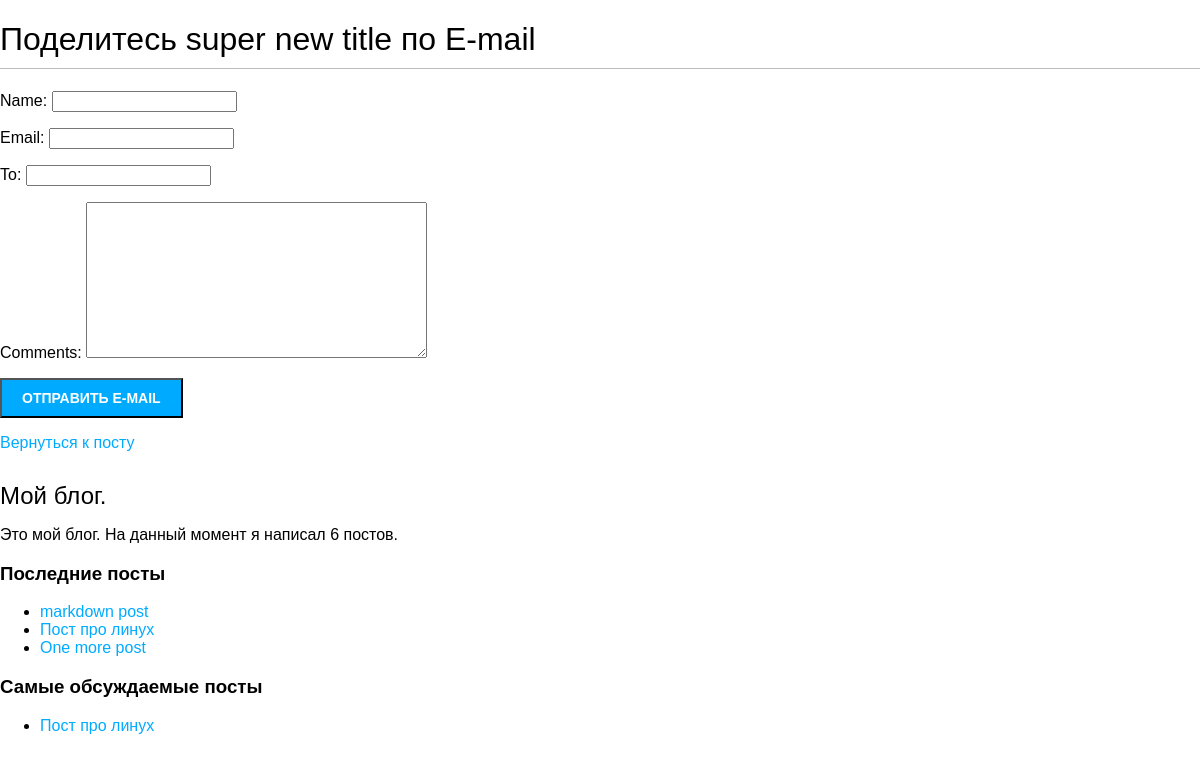
/blog/2/share/, run on the app's committed database.
### blog/models.py (models this page shows, shortened)
class Post(models.Model):
    class Status(models.TextChoices):
        DRAFT = "DF", "Черновик"
        PUBLISHED = "PB", "Опубликовано"
    title = models.CharField(max_length=250)
    slug = models.SlugField(
        max_length=250,
        unique_for_date="publish"
    )
    author = models.ForeignKey(
        User,
        on_delete=models.CASCADE,
        related_name="blog_posts",
    )
    body = models.TextField()
    publish = models.DateTimeField(default=timezone.now)
    created = models.DateTimeField(auto_now_add=True)
    update = models.DateTimeField(auto_now=True)
    status = models.CharField(
        max_length=2, choices=Status.choices, default=Status.DRAFT
    )
    objects = models.Manager()
    published = PublishedManager()
    tags = TaggableManager()
    class Meta:
        ordering = ["-publish"]
        indexes = [models.Index(fields=["-publish"])]
    def get_absolute_url(self):
        return reverse("blog:post_detail",
        args=[
            self.publish.year, # pylint: disable=E1101:no-member
            self.publish.month,  # pylint: disable=E1101:no-member
            self.publish.day,  # pylint: disable=E1101:no-member
            self.slug,
        ])

### blog/views.py (the view)
# urls.py: path("<int:post_id>/share/", post_share, name="post_share"),
def post_share(request, post_id):
    post = get_object_or_404(Post, id=post_id, status=Post.Status.PUBLISHED)
    sent = False
    if request.method == "POST":
        form = EmailPostForm(request.POST)
        if form.is_valid():
            cd = form.cleaned_data
            post_url = request.build_absolute_uri(post.get_absolute_url())
            subject = f"{cd['name']} рекомендуем вам почитать {post.title}"
            message = (
                f"Прочтите {post.title} на {post_url}\n\n"
                f"{cd['name']}'s ({cd['email']}) комментарии: {cd['comments']}"
            )
            send_mail(subject, message, settings.EMAIL_HOST_USER, [cd["to"]])
            sent = True
    else:
        form = EmailPostForm()
    return render(
        request, "blog/post/share.html", {"post": post, "form": form, "sent": sent}
    )

### blog/forms.py
class EmailPostForm(forms.Form):
    name = forms.CharField(max_length=25)
    email = forms.EmailField()
    to = forms.EmailField()
    comments = forms.CharField(required=False, widget=forms.Textarea)

### blog/models.py (called while the page is built)
    def get_queryset(self):
        return super().get_queryset().filter(status=Post.Status.PUBLISHED)

### blog/templatetags/blog_tags.py (called while the page is built)
@register.simple_tag
def total_posts():
    return Post.published.count()

@register.inclusion_tag("blog/post/latest_posts.html")
def show_latest_posts(count=5):
    latest_posts = Post.published.order_by("-publish")[:count]
    return {"latest_posts": latest_posts}

@register.simple_tag
def get_most_commented_posts(count=5):
    return Post.published.annotate(
        total_comments=Count("comments")
    ).exclude(total_comments=0).order_by("-total_comments")[:count]

### templates/blog/post/share.html (shortened to what this page needs)
{% extends 'blog/base.html' %}
{% block content %}
    {% if sent %}
        <h1>
            E-mail успешно отправлен.
        </h1>
        <p>
            "{{ post.title }}" был успешно отправлено на {{ form.cleaned_data.to }}
        </p>
    {% else %}
        <h1>Поделитесь {{ post.title }} по E-mail</h1>
        <form method="post">
            {{ form.as_p }}
            <input type="submit" value="Отправить E-mail">
        </form>
    {% endif %}
    <p>
        <a href="{{ post.get_absolute_url }}">
            Вернуться к посту
        </a>
    </p>
{% endblock  %}

### templates/blog/base.html (shortened to what this page needs)
 {% load blog_tags %}
 {% load static %}
<!DOCTYPE html>
<html lang="en">
<head>
    <link rel="stylesheet" href="{% static 'css/blog.css' %}">
</head>
<body>
    <div class="content">
        {% block content %}
        {% endblock  %}
    </div>
    <div class="sidebar">
        <h2>
            Мой блог.
        </h2>
        <p>
            Это мой блог.
            На данный момент я написал {% total_posts %} постов.
        </p>
        <h3>
            Последние посты
        </h3>
        {% show_latest_posts 3 %}
        <h3>
            Самые обсуждаемые посты
        </h3>
        {% get_most_commented_posts as most_commented_posts %}
        <ul>
            {% for post in most_commented_posts %}
                <li>
                    <a href="{{ post.get_absolute_url }}">
                        {{ post.title }}
                    </a>
                </li>
            {% endfor %}
        </ul>
    </div>
</body>
</html>

### templates/blog/post/latest_posts.html
<ul>
    {% for post in latest_posts %}
        <li>
            <a href="{{ post.get_absolute_url }}">{{ post.title }}</a>
        </li>
    {% endfor %}
</ul>

### blog/static/css/blog.css (style rules this page uses)
body { margin: 0; padding: 0; font-family: helvetica, sans-serif; }
a { color: #00abff; text-decoration: none; }
h1 { font-weight: normal; border-bottom: 1px solid #bbb; padding: 0 0 10px 0; }
h2 { font-weight: normal; margin: 30px 0 0; }
input[type=submit] { font-weight: bold; background: #00abff; color: #fff; padding: 10px 20px; font-size: 14px; text-transform: uppercase; }

### data on the page
Post: title "super new title"
Post: title "markdown post"
Post: title "Пост про линух"
Post: title "One more post"
